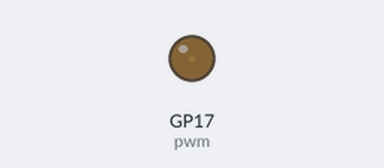
This program was run on a simulated Raspberry Pi Pico running MicroPython. On the bench: output pins drawn as LEDs (lit = HIGH).

Above: at 0.05 s.
At 0.7 s:
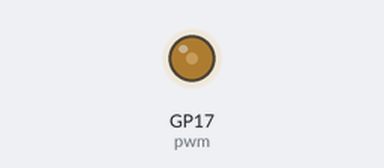
At 1.75 s:
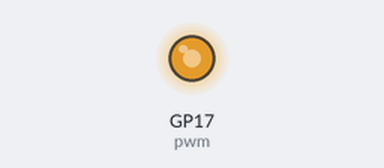
At 3.45 s:
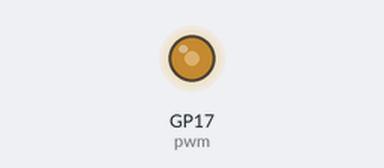
Timing chart, 0 to 6.0 s (numbered marks = the images above):
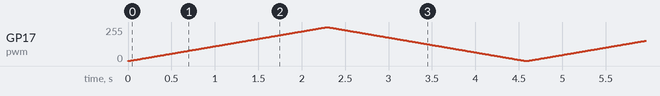

The program:

main.one.py
```python
from machine import Pin, PWM
import utime

pwm = PWM(Pin(17))
pwm.freq(5000)

while True:
    # Ramp up
    for duty in range(65535):
        pwm.duty_u16(duty)
        utime.sleep_us(1)  # 1 microsecond delay

    # Ramp down
    for duty in range(65535, 0, -1):
        pwm.duty_u16(duty)
        utime.sleep_us(1)  # 1 microsecond delay
```
